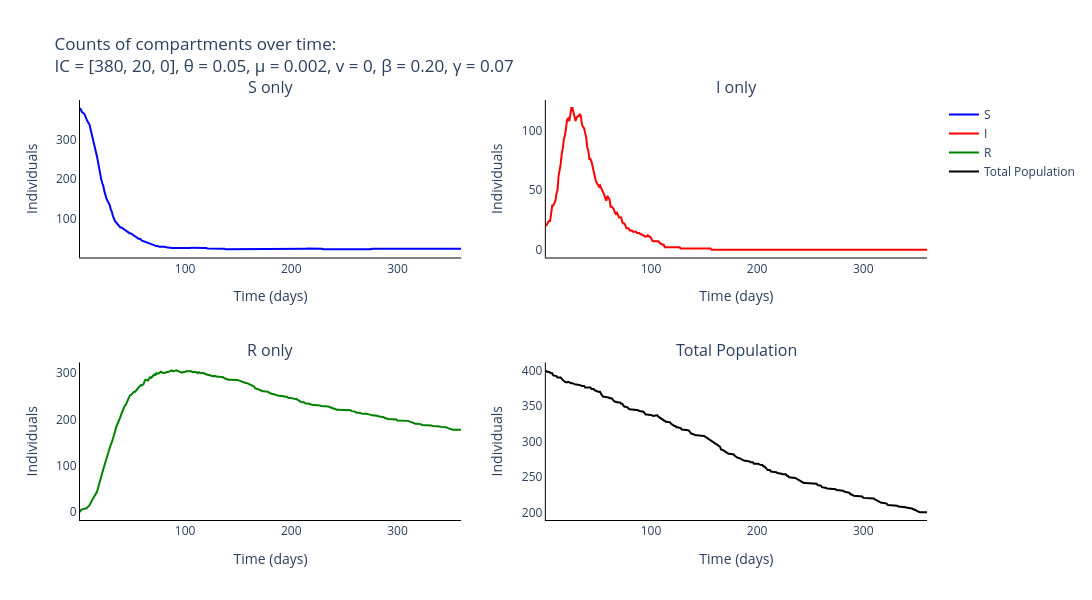

Notebook cell for this chart:
### Markdown cell above
### Plot output of Gillespie for the different compartments
#### One iteration

### Code cell
# Trace names - represent the type of individuals for the simulation
trace_name = ['{}'.format(s) for s in compartments]

# Names of panels
panels = ['{} only'.format(s) for s in compartments] + ['Total Population']

fig = go.Figure()
fig = make_subplots(rows=int(np.ceil(len(panels)/2)), cols=2, subplot_titles=tuple('{}'.format(p) for p in panels))

# Add traces to the separate counts panels
for s, spec in enumerate(compartments):
    fig.add_trace(
        go.Scatter(
            y=np.mean(output_algorithm[:, :, s], axis=0).tolist(),
            x=times,
            mode='lines',
            name=trace_name[s],
            line_color=colours[s]
        ),
        row= int(np.floor(s / 2)) + 1,
        col= s % 2 + 1
    )

fig.add_trace(
    go.Scatter(
        y=np.mean(np.sum(output_algorithm, axis=2), axis=0).tolist(),
        x=times,
        mode='lines',
        name='Total Population',
        line_color='black'
    ),
    row= 2,
    col= 2
)

# Add axis labels
fig.update_layout(
    title='Counts of compartments over time:<br>IC = {}, θ = {}, μ = {}, v = {}, β = {:.2f}, γ = {:.2f}'.format(parameters[0:3], parameters[3], parameters[4], parameters[5], parameters[6], parameters[7]),
    width=1100, 
    height=600,
    plot_bgcolor='white',
    xaxis=dict(
        linecolor='black',
        title = 'Time (days)'
        ),
    yaxis=dict(
        linecolor='black',
        title = 'Individuals'),
    xaxis2=dict(
        linecolor='black',
        title = 'Time (days)'
        ),
    yaxis2=dict(
        linecolor='black',
        title = 'Individuals'),
    xaxis3=dict(
        linecolor='black',
        title = 'Time (days)'
        ),
    yaxis3=dict(
        linecolor='black',
        title = 'Individuals'),
    xaxis4=dict(
        linecolor='black',
        title = 'Time (days)'
        ),
    yaxis4=dict(
        linecolor='black',
        title = 'Individuals')
    #legend=dict(
    #    orientation="h",
    #    yanchor="bottom",
    #    y=1.02,
    #    xanchor="right",
    #    x=1
    #)
    )

fig.write_image('images/SIR-gillespie.pdf')
fig.show()

### Figure 1 — Plotly figure (JSON) as saved in the notebook; plotly's stock layout.template omitted (floating-point values rounded to 4 significant figures; data arrays with more than 128 entries replaced by an {"elided": "..."} marker saying what was removed)
{"data": [{"line": {"color": "blue"}, "mode": "lines", "name": "S", "type": "scatter", "x": {"elided": "360 int values"}, "xaxis": "x", "y": {"elided": "360 int values"}, "yaxis": "y"}, {"line": {"color": "red"}, "mode": "lines", "name": "I", "type": "scatter", "x": {"elided": "360 int values"}, "xaxis": "x2", "y": {"elided": "360 int values"}, "yaxis": "y2"}, {"line": {"color": "green"}, "mode": "lines", "name": "R", "type": "scatter", "x": {"elided": "360 int values"}, "xaxis": "x3", "y": {"elided": "360 int values"}, "yaxis": "y3"}, {"line": {"color": "black"}, "mode": "lines", "name": "Total Population", "type": "scatter", "x": {"elided": "360 int values"}, "xaxis": "x4", "y": {"elided": "360 int values"}, "yaxis": "y4"}], "layout": {"annotations": [{"font": {"size": 16}, "showarrow": false, "text": "S only", "x": 0.225, "xanchor": "center", "xref": "paper", "y": 1, "yanchor": "bottom", "yref": "paper"}, {"font": {"size": 16}, "showarrow": false, "text": "I only", "x": 0.775, "xanchor": "center", "xref": "paper", "y": 1, "yanchor": "bottom", "yref": "paper"}, {"font": {"size": 16}, "showarrow": false, "text": "R only", "x": 0.225, "xanchor": "center", "xref": "paper", "y": 0.375, "yanchor": "bottom", "yref": "paper"}, {"font": {"size": 16}, "showarrow": false, "text": "Total Population", "x": 0.775, "xanchor": "center", "xref": "paper", "y": 0.375, "yanchor": "bottom", "yref": "paper"}], "height": 600, "plot_bgcolor": "white", "title": {"text": "Counts of compartments over time:<br>IC = [380, 20, 0], θ = 0.05, μ = 0.002, v = 0, β = 0.20, γ = 0.07"}, "width": 1100, "xaxis": {"anchor": "y", "domain": [0, 0.45], "linecolor": "black", "title": {"text": "Time (days)"}}, "xaxis2": {"anchor": "y2", "domain": [0.55, 1], "linecolor": "black", "title": {"text": "Time (days)"}}, "xaxis3": {"anchor": "y3", "domain": [0, 0.45], "linecolor": "black", "title": {"text": "Time (days)"}}, "xaxis4": {"anchor": "y4", "domain": [0.55, 1], "linecolor": "black", "title": {"text": "Time (days)"}}, "yaxis": {"anchor": "x", "domain": [0.625, 1], "linecolor": "black", "title": {"text": "Individuals"}}, "yaxis2": {"anchor": "x2", "domain": [0.625, 1], "linecolor": "black", "title": {"text": "Individuals"}}, "yaxis3": {"anchor": "x3", "domain": [0, 0.375], "linecolor": "black", "title": {"text": "Individuals"}}, "yaxis4": {"anchor": "x4", "domain": [0, 0.375], "linecolor": "black", "title": {"text": "Individuals"}}}}
